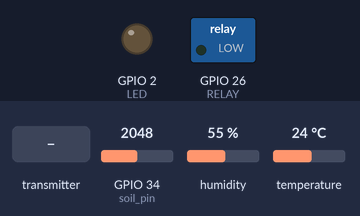
This program was run on a simulated ESP32. Parts: switched loads named in the program (green lamp = pin HIGH), output pins drawn as LEDs (lit = HIGH). The inputs (shaded band) are chosen by the test bench; at power-on: GPIO 34 (soil_pin) = 2048, humidity 55 %, temperature 24 °C. WiFi joins after 1.5 s; servers stay silent unless stated; what the program prints to the serial monitor is not drawn.

Above: at 1.2 s.
1.3 s: the transmitter starts sending pin_on = 1
At 2.5 s:
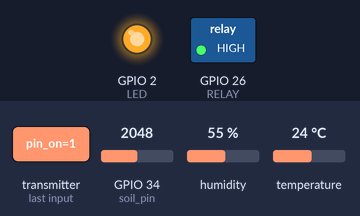
2.8 s: the transmitter starts sending pin_on = 0
At 3.9 s:
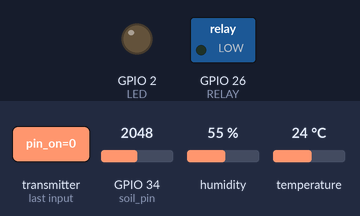
Timing chart, 0 to 5.8 s (numbered marks = the images above; inputs shaded):
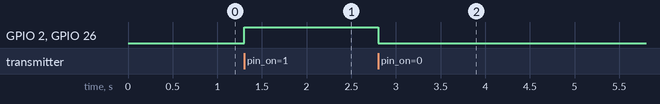

Measured:
- after the input at 1.3 s, GPIO 2 (LED), GPIO 26 (RELAY): LOW → HIGH at once
- after the input at 2.8 s, GPIO 2 (LED), GPIO 26 (RELAY): HIGH → LOW at once

The program:

main.cpp
```cpp
#include <Arduino.h>
#include <WiFi.h>
#include <esp_now.h>
#include "DHT.h"
#include <esp_wifi.h>
#include "ThingSpeak.h"

const char *ssid = "esp32connect";
const char *password = "esp32con";
#define SECRET_CH_ID 2656697                   // Número do canal ThingSpeak
#define SECRET_WRITE_APIKEY "EW1KUHIHD18QONAL" // Chave de escrita ThingSpeak

WiFiClient client;
unsigned long myChannelNumber = SECRET_CH_ID;
const char *myWriteAPIKey = SECRET_WRITE_APIKEY;

#define DPIN 15 // Pino para o sensor DHT11
#define DTYPE DHT11
DHT dht(DPIN, DTYPE);

#define soil_pin 34

#define LED 2
#define RELAY 26
#define BUTTON 13

uint8_t broadcastAddress[] = {0xA0, 0xA3, 0xB3, 0xAB, 0x5F, 0x7C}; // Endereço MAC do receptor
esp_now_peer_info_t peerInfo;

int buttonTimer = 5;

// Estrutura para receber
typedef struct pin_message
{
  bool pin_on;
} pin_message;
pin_message pinData;
void OnDataReceived(const uint8_t *mac, const uint8_t *incomingData, int len);

// Estrutura para enviar
typedef struct sensor_message
{
  float temperature;
  float humidity;
  int soil_humidity;
} sensor_message;
sensor_message sensorData;
void OnDataSent(const uint8_t *mac_addr, esp_now_send_status_t status);

void readSensorData(void *pvParameters);
void sendSensorData(void *pvParameters);
void sendThingSpeak(void *pvParameters);

float temperature;
float humidity;
int soil_humidity;

void setup()
{
  Serial.begin(115200);
  dht.begin();

  WiFi.mode(WIFI_AP_STA);
  WiFi.begin(ssid, password);

  pinMode(LED, OUTPUT);
  pinMode(RELAY, OUTPUT);
  pinMode(BUTTON, INPUT_PULLUP);

  // Inicializa o ESP-NOW
  if (esp_now_init() != ESP_OK)
  {
    Serial.println("Error initializing ESP-NOW");
    return;
  }
  esp_now_register_recv_cb(OnDataReceived);
  esp_now_register_send_cb(OnDataSent);

  // Registra o peer
  memcpy(peerInfo.peer_addr, broadcastAddress, 6);
  peerInfo.channel = 0;
  peerInfo.encrypt = false;

  // Adiciona o peer
  if (esp_now_add_peer(&peerInfo) != ESP_OK)
  {
    Serial.println("Failed to add peer");
    return;
  }

  // Inicializa ThingSpeak
  ThingSpeak.begin(client);

  xTaskCreatePinnedToCore(readSensorData, "readSensorData", 8192, NULL, 1, NULL, 0);
  xTaskCreatePinnedToCore(sendSensorData, "sendSensorData", 8192, NULL, 1, NULL, 0);
  xTaskCreatePinnedToCore(sendThingSpeak, "sendThingSpeak", 8192, NULL, 1, NULL, 1);
}

void loop()
{
  while (buttonTimer > 0)
  {
    delay(1000);
    buttonTimer += -1;
  }
  if (buttonTimer == 0)
  {
    digitalWrite(LED, LOW);
    digitalWrite(RELAY, LOW);
  }
  delay(1000);
}

// callback para quando os dados são enviados
void OnDataSent(const uint8_t *mac_addr, esp_now_send_status_t status)
{
  Serial.println(status == ESP_NOW_SEND_SUCCESS ? "Sent" : "Not Sent");
}

// callback para quando os dados são recebidos
void OnDataReceived(const uint8_t *mac, const uint8_t *incomingData, int len)
{
  memcpy(&pinData, incomingData, sizeof(pinData));

  if (pinData.pin_on == true)
  {
    digitalWrite(LED, HIGH);
    digitalWrite(RELAY, HIGH);
    buttonTimer = 10;
  }
  else
  {
    digitalWrite(LED, LOW);
    digitalWrite(RELAY, LOW);
    buttonTimer = 0;
  }
}

void readSensorData(void *pvParameters)
{
  float last_temperature = 0;
  float last_humidity = 0;
  int last_soil_humidity = 0;
  while (true)
  {
    temperature = dht.readTemperature();   // temperatura C
    humidity = dht.readHumidity();         // Umidade
    soil_humidity = analogRead(soil_pin);  // Umidade do solo
    vTaskDelay(5000 / portTICK_PERIOD_MS); // Espera 5 segundos

    if (isnan(temperature) || isnan(humidity))
    {
      temperature = last_temperature;
      humidity = last_humidity;
    }
    else
    {
      last_temperature = temperature;
      last_humidity = humidity;
    }
  }
}

void sendSensorData(void *pvParameters)
{
  while (true)
  {
    Serial.printf("Temperatura: %.2f°C, Umidade: %.2f%%, Umidade do Solo: %d\n", temperature, humidity, soil_humidity);
    sensorData.temperature = temperature;
    sensorData.humidity = humidity;
    sensorData.soil_humidity = soil_humidity;

    esp_err_t result = esp_now_send(broadcastAddress, (uint8_t *)&sensorData, sizeof(sensorData));
    vTaskDelay(5000 / portTICK_PERIOD_MS); // Espera 5 segundos
  }
}

void sendThingSpeak(void *pvParameters)
{
  while (true)
  {
    if (WiFi.status() != WL_CONNECTED)
    {
      Serial.println("Conectando ao Wi-Fi...");
      WiFi.begin(ssid, password);
      vTaskDelay(5000);
      continue;
    }

    if (!isnan(temperature) && !isnan(humidity))
    {
      ThingSpeak.setField(1, temperature);   // Campo 1: Temperatura
      ThingSpeak.setField(2, humidity);      // Campo 2: Umidade
      ThingSpeak.setField(3, soil_humidity); // Campo 3: Umidade do Solo

      // Envia os dados ao ThingSpeak
      int httpCode = ThingSpeak.writeFields(myChannelNumber, myWriteAPIKey);

      if (httpCode == 200)
      {
        Serial.println("Dados enviados com sucesso ao ThingSpeak.");
      }
      else
      {
        Serial.printf("Erro ao enviar os dados ao ThingSpeak. Código HTTP: %d\n", httpCode);
      }
      vTaskDelay(300000 / portTICK_PERIOD_MS);
    }
    else
    {
      vTaskDelay(10000 / portTICK_PERIOD_MS);
    }
  }
}
```
